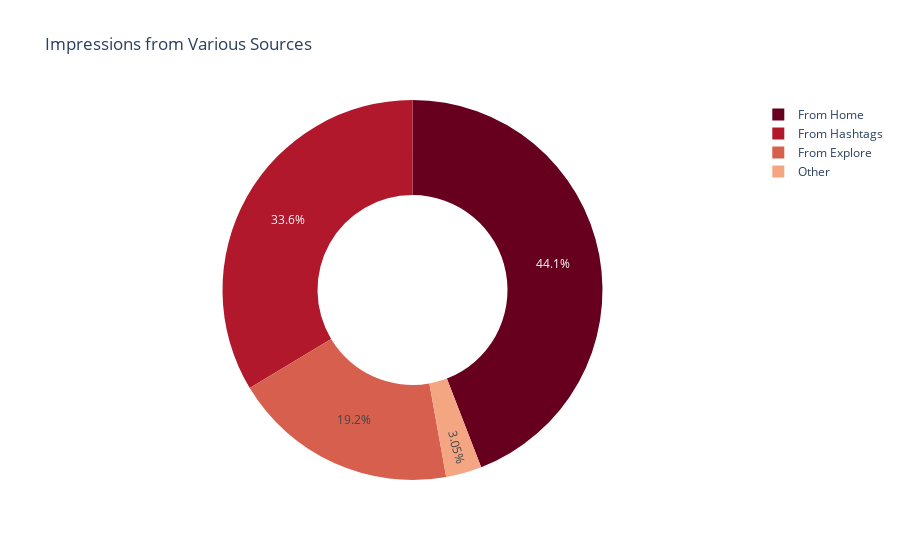

The notebook cell saved with this chart:
### Markdown cell above
### Impressions from Various Sources

##### We'll create a pie chart to visualize the proportion of impressions from different sources.

### Code cell
home = df["From Home"].sum()
hashtags = df["From Hashtags"].sum()
explore = df["From Explore"].sum()
other = df["From Other"].sum()

labels = ['From Home', 'From Hashtags', 'From Explore', 'Other']
values = [home, hashtags, explore, other]

fig = px.pie(values=values, names=labels, title='Impressions from Various Sources', hole=0.5, color_discrete_sequence=px.colors.sequential.RdBu)
fig.show()

### Figure 1 — Plotly figure (JSON) as saved in the notebook; plotly's stock layout.template omitted (floating-point values rounded to 4 significant figures)
{"data": [{"domain": {"x": [0, 1], "y": [0, 1]}, "hole": 0.5, "hovertemplate": "label=%{label}<br>value=%{value}<extra></extra>", "labels": ["From Home", "From Hashtags", "From Explore", "Other"], "legendgroup": "", "name": "", "showlegend": true, "type": "pie", "values": [294619, 224614, 128294, 20360]}], "layout": {"legend": {"tracegroupgap": 0}, "piecolorway": ["rgb(103,0,31)", "rgb(178,24,43)", "rgb(214,96,77)", "rgb(244,165,130)", "rgb(253,219,199)", "rgb(247,247,247)", "rgb(209,229,240)", "rgb(146,197,222)", "rgb(67,147,195)", "rgb(33,102,172)", "rgb(5,48,97)"], "title": {"text": "Impressions from Various Sources"}}}
